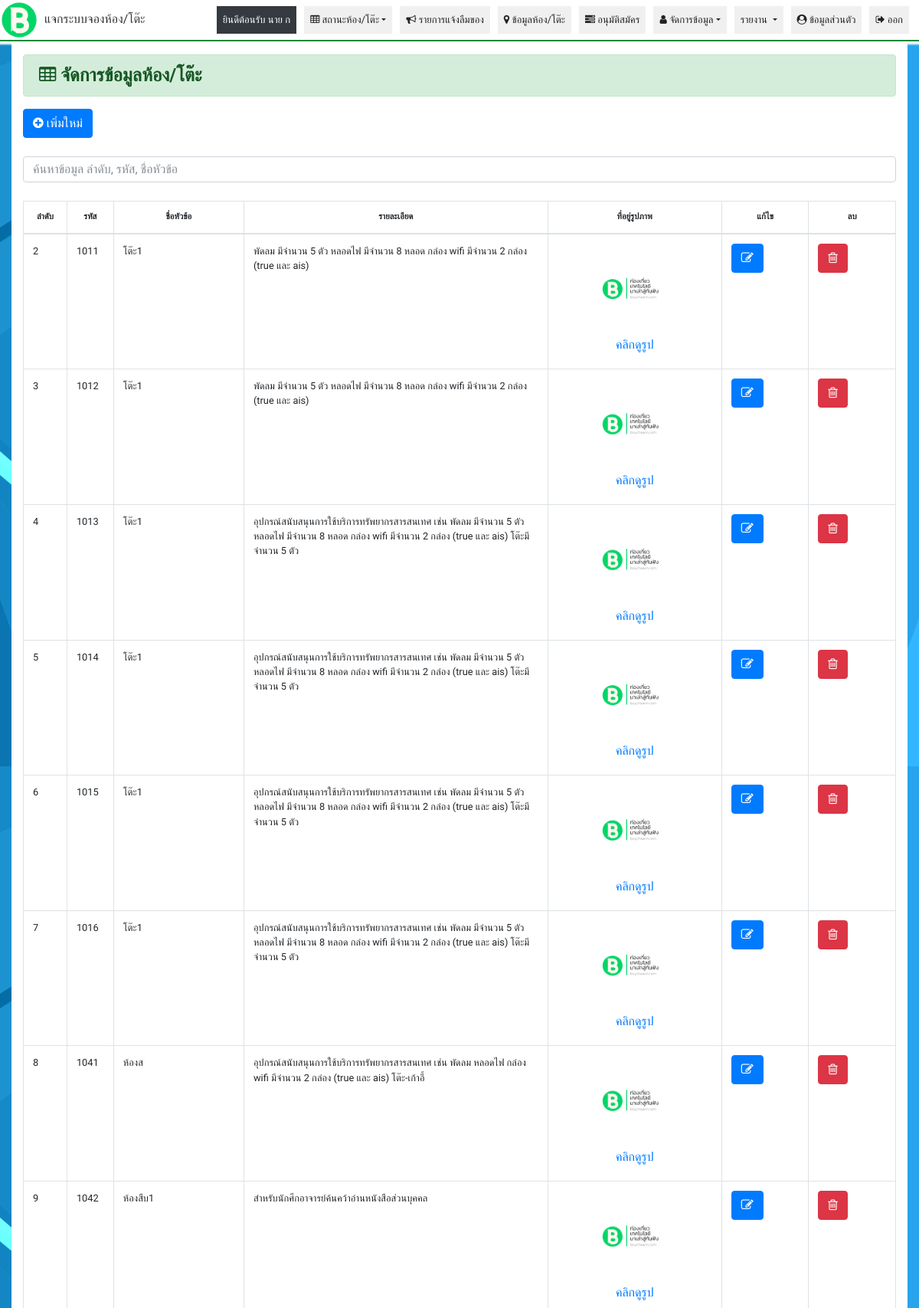
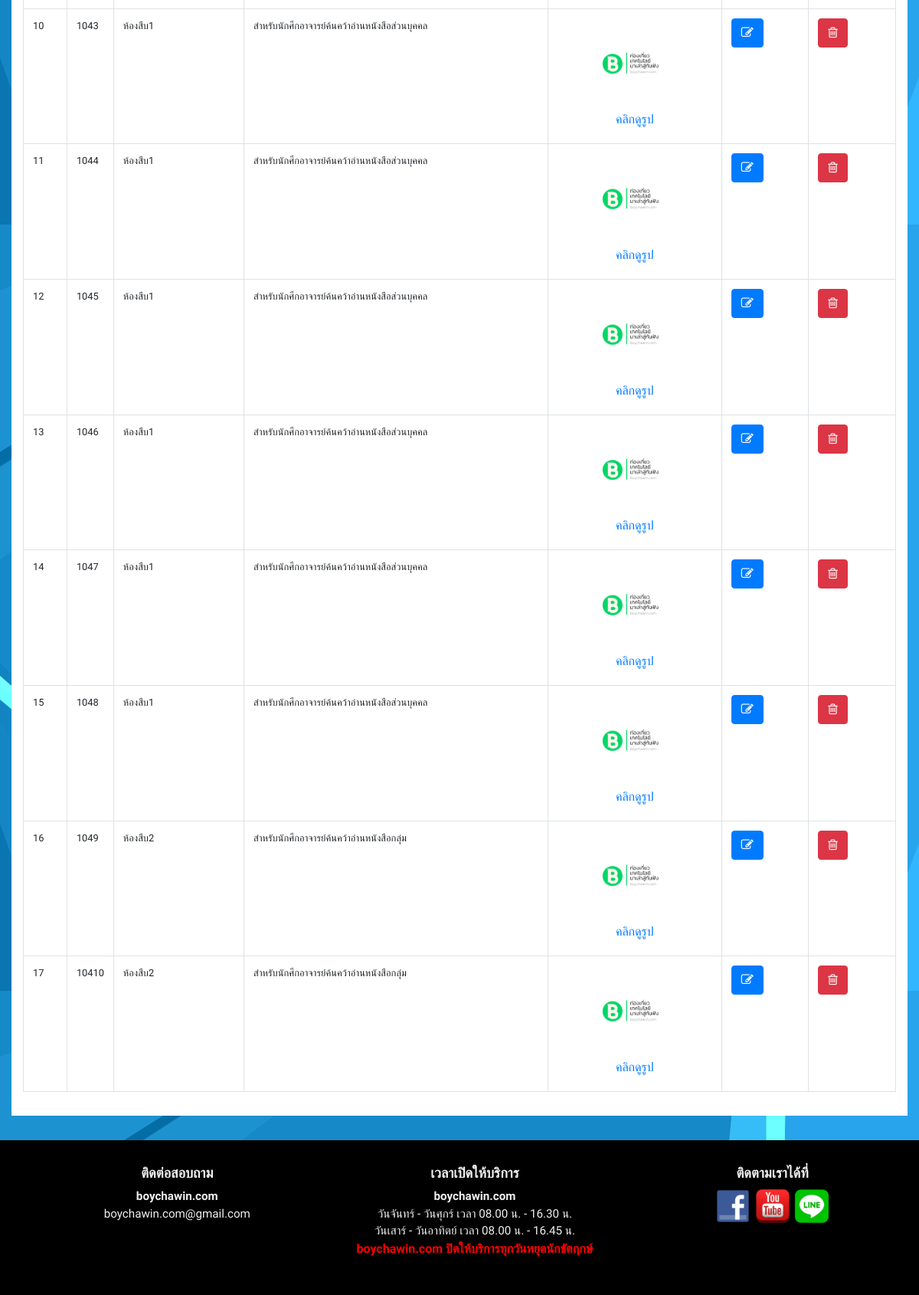
Page /pages/admin.php?tab=9 (signed in) on the committed database (2 pictures, top to bottom).
### tables this page shows
CREATE TABLE `booking` (
  `id` int(11) NOT NULL,
  `booking_id` bigint(20) NOT NULL,
  `booking_type` varchar(100) NOT NULL,
  `Room_number` int(10) NOT NULL,
  `Capacity_person` int(100) NOT NULL,
  `Room_details` varchar(250) NOT NULL,
  `Room_type` varchar(100) NOT NULL,
  `building` varchar(100) NOT NULL,
  `class` int(10) NOT NULL,
  `allowed_days` varchar(100) NOT NULL,
  `current_days` varchar(110) NOT NULL,
  `allowed_monthly_days` varchar(100) NOT NULL,
  `for_staff_level` varchar(200) NOT NULL,
  `auto_update` bigint(20) NOT NULL,
  `photo` varchar(500) NOT NULL
);

### pages/showlocation.php (the view, shortened to what this page needs)
<?php if (isset($_SESSION['admin-user']) && $_SESSION['admin-user'] !== '') { ?>
<div class="row">
    <div class="col-lg-12">
        <h3 class="alert alert-success" class="page-header alert btn-info"><i class="fa fa-table"></i>
            จัดการข้อมูลห้อง/โต๊ะ</h3>
    </div>
</div>
<div class="row">
    <div class="col-lg-12">
        <div class="row">
            <div class="col-lg-12">
                <div class="panel panel-default">
                    <a href="admin.php?tab=23" class="btn btn-primary btn-xs  "> <i class="fa fa-plus-circle fw-fa"></i>
                        เพิ่มใหม่</a>
                    <br> <br>
                    <?php
            $mysqli = connect();
            $sql = 'SELECT * FROM booking ORDER BY id asc';
            $result = $mysqli->query($sql);
            ?>
                    <div class="panel-body">
                        <div class="dataTable_wrapper">
                            <input class="form-control" id="myInput" type="text"
                                placeholder="ค้นหาข้อมูล ลำดับ, รหัส, ชื่อหัวข้อ ">
                            <br>
                            <table class="table table-bordered table-responsive-sm w-100" id="myTable">
                                <thead>
                                    <tr>
                                        <th width="5%">ลำดับ</th>
                                        <th width="5%">รหัส</th>
                                        <th width="15%">ชื่อหัวข้อ</th>
                                        <th width="35%">รายละเอียด</th>
                                        <th width="20%">ที่อยู่รูปภาพ</th>
                                        <th width="10%">แก้ไข</th>
                                        <th width="10%">ลบ</th>
                                    </tr>
                                </thead>
                                <tbody id="myTable">
                                    <?php while ($row = $result->fetch_object()) {
                        if ($row->id > '1') { ?>
                                    <tr>
                                        <td class="center"><?php echo $row->id; ?> </td>
                                        <td class="center"><?php echo $row->booking_id; ?> </td>
                                        <td class="center"><?php echo $row->booking_type; ?></td>
                                        <td class="center"><?php echo $row->Room_details; ?></td>
                                        <td class="center" align=center><img class="center"
                                                src="../pages/myfile/<?php echo $row->photo; ?>" alt="Nature"
                                                class="resize" style="width:100%"><a
                                                href="../pages/myfile/<?php echo $row->photo; ?>" class="btn btn-link">
                                                <span>คลิกดูรูป</span></a></td>
                                        <td class="center">
                                            <form method="post" action="../pages/admin.php?tab=22">
                                                <button title="Edit" name="admin" type="submit"
                                                    class="btn btn-primary btn-xs"><span
                                                        class="fa fa-edit fw-fa"></span></button>
                                            </form>
                                        </td>
                                        <td><a title="Delete" href="locationDelete.php?id=<?php echo $row->id; ?>"
                                                onclick="return confirm('คุณต้องการลบข้อมูลที่เลือกใช่หรือไม')"
                                                class="btn btn-danger btn-xs"><span class="fa fa-trash-o fw-fa"></span>
                                            </a></td>
                                    </tr>
                                    <?php }
                    }
    ?>
                                </tbody>
                            </table>
                        </div>
                    </div>
                </div>
            </div>
        </div>
    </div>
</div>
<?php } ?>

### rows in the picture
booking: id "2", booking "1011", booking_type "โต๊ะ1", Room_details "พัดลม มีจำนวน 5 ตัว หลอดไฟ มีจำนวน 8 หลอด กล่อง wifi มีจำนวน 2 กล่อง (true และ ais)", photo (picture)
booking: id "3", booking "1012", booking_type "โต๊ะ1", Room_details "พัดลม มีจำนวน 5 ตัว หลอดไฟ มีจำนวน 8 หลอด กล่อง wifi มีจำนวน 2 กล่อง (true และ ais)", photo (picture)
booking: id "4", booking "1013", booking_type "โต๊ะ1", Room_details "อุปกรณ์สนับสนุนการใช้บริการทรัพยากรสารสนเทศ เช่น พัดลม มีจำนวน 5 ตัว หลอดไฟ มีจำนวน 8 หลอด กล่อง wifi มีจำนวน 2 กล่อง (true และ ais) โต๊ะมีจำนวน 5 ตัว", photo (picture)
booking: id "5", booking "1014", booking_type "โต๊ะ1", Room_details "อุปกรณ์สนับสนุนการใช้บริการทรัพยากรสารสนเทศ เช่น พัดลม มีจำนวน 5 ตัว หลอดไฟ มีจำนวน 8 หลอด กล่อง wifi มีจำนวน 2 กล่อง (true และ ais) โต๊ะมีจำนวน 5 ตัว", photo (picture)
booking: id "6", booking "1015", booking_type "โต๊ะ1", Room_details "อุปกรณ์สนับสนุนการใช้บริการทรัพยากรสารสนเทศ เช่น พัดลม มีจำนวน 5 ตัว หลอดไฟ มีจำนวน 8 หลอด กล่อง wifi มีจำนวน 2 กล่อง (true และ ais) โต๊ะมีจำนวน 5 ตัว", photo (picture)
booking: id "7", booking "1016", booking_type "โต๊ะ1", Room_details "อุปกรณ์สนับสนุนการใช้บริการทรัพยากรสารสนเทศ เช่น พัดลม มีจำนวน 5 ตัว หลอดไฟ มีจำนวน 8 หลอด กล่อง wifi มีจำนวน 2 กล่อง (true และ ais) โต๊ะมีจำนวน 5 ตัว", photo (picture)
booking: id "8", booking "1041", booking_type "ห้องส", Room_details "อุปกรณ์สนับสนุนการใช้บริการทรัพยากรสารสนเทศ เช่น พัดลม หลอดไฟ กล่อง wifi มีจำนวน 2 กล่อง (true และ ais) โต๊ะ-เก้าอี้", photo (picture)
booking: id "9", booking "1042", booking_type "ห้องสืบ1", Room_details "สำหรับนักศึกอาจารย์ค้นคว้าอ่านหนังสือส่วนบุคคล", photo (picture)
booking: id "10", booking "1043", booking_type "ห้องสืบ1", Room_details "สำหรับนักศึกอาจารย์ค้นคว้าอ่านหนังสือส่วนบุคคล", photo (picture)
booking: id "11", booking "1044", booking_type "ห้องสืบ1", Room_details "สำหรับนักศึกอาจารย์ค้นคว้าอ่านหนังสือส่วนบุคคล", photo (picture)
booking: id "12", booking "1045", booking_type "ห้องสืบ1", Room_details "สำหรับนักศึกอาจารย์ค้นคว้าอ่านหนังสือส่วนบุคคล", photo (picture)
booking: id "13", booking "1046", booking_type "ห้องสืบ1", Room_details "สำหรับนักศึกอาจารย์ค้นคว้าอ่านหนังสือส่วนบุคคล", photo (picture)
booking: id "14", booking "1047", booking_type "ห้องสืบ1", Room_details "สำหรับนักศึกอาจารย์ค้นคว้าอ่านหนังสือส่วนบุคคล", photo (picture)
booking: id "15", booking "1048", booking_type "ห้องสืบ1", Room_details "สำหรับนักศึกอาจารย์ค้นคว้าอ่านหนังสือส่วนบุคคล", photo (picture)
booking: id "16", booking "1049", booking_type "ห้องสืบ2", Room_details "สำหรับนักศึกอาจารย์ค้นคว้าอ่านหนังสือกลุ่ม", photo (picture)
booking: id "17", booking "10410", booking_type "ห้องสืบ2", Room_details "สำหรับนักศึกอาจารย์ค้นคว้าอ่านหนังสือกลุ่ม", photo (picture)

### other values in the picture
$admin_username "นาย ก"
